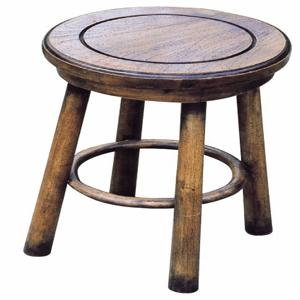
#> input picture data/img/110026_10004312_1.jpg, 300 x 300 px; its folder holds only this picture in this run
$ jupyter execute Preprocessing_image.ipynb   (older library calls are emulated)
#> lines starting #> are read from the running program, lines starting #| are printed output that depends on the picture; after the words box and inside, x2 and y2 are one past the last pixel; in counts of white or black regions, pixels touching at a corner belong together
[cell 1]
import os
import numpy as np
import random
import cv2
from matplotlib import pyplot as plt

[cell 2]
data_img = os.listdir('../data/img')
def get_img():
    return "../data/img/"+random.choice(data_img)

[cell 3]
img = get_img()
plt.imshow(cv2.imread(img))

# Sélection précise des objets dans l'image

[cell 4]
def methode1(img=img):
    #https://docs.opencv.org/master/d3/db4/tutorial_py_watershed.html
#> called with img = '../data/img/110026_10004312_1.jpg'
    img = cv2.imread(img)
#> img is the input picture: shape (300, 300, 3); mean B, G, R 189.9, 192.3, 200
    gray = cv2.cvtColor(img,cv2.COLOR_BGR2GRAY)
    ret, thresh = cv2.threshold(gray,0,255,cv2.THRESH_BINARY_INV+cv2.THRESH_OTSU)
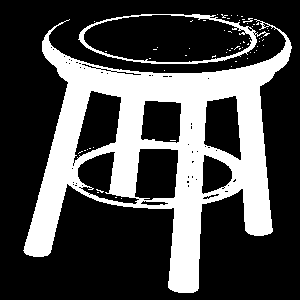
#> thresh: shape (300, 300); 28.9% white; 63 white regions (60 under 20 px), largest, box (x1, y1, x2, y2) and area: (23, 19, 292, 293) 24694, (78, 14, 270, 64) 1119, (243, 18, 253, 23) 21
#> ret = 160
    # noise removal
    kernel = np.ones((3,3),np.uint8)
    opening = cv2.morphologyEx(thresh,cv2.MORPH_OPEN,kernel, iterations = 2)
#> opening: shape (300, 300); 26.2% white; 3 white regions, box (x1, y1, x2, y2) and area: (24, 37, 291, 293) 23535, (79, 34, 84, 40) 30, (136, 203, 141, 208) 25
    # sure background area
    sure_bg = cv2.dilate(opening,kernel,iterations=3)
#> sure_bg: shape (300, 300); 34.4% white; 2 white regions, box (x1, y1, x2, y2) and area: (21, 34, 294, 296) 30815, (76, 31, 87, 43) 132
    # Finding sure foreground area
    dist_transform = cv2.distanceTransform(opening,cv2.DIST_L2,5)
    ret, sure_fg = cv2.threshold(dist_transform,0.7*dist_transform.max(),255,0)
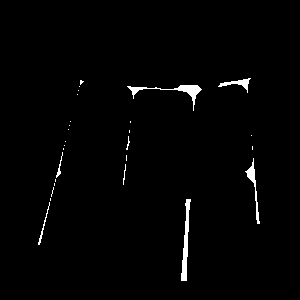
#> sure_fg: shape (300, 300) float32; 1.4% white; 27 white regions (19 under 20 px), largest, box (x1, y1, x2, y2) and area: (181, 199, 191, 281) 358, (127, 85, 202, 111) 338, (245, 158, 260, 224) 208
#> ret = 12.45
    # Finding unknown region
    sure_fg = np.uint8(sure_fg)
    unknown = cv2.subtract(sure_bg,sure_fg)
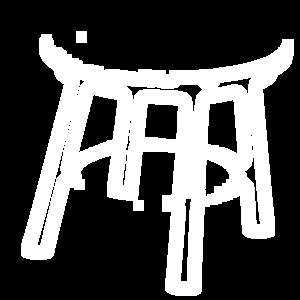
#> unknown: shape (300, 300); 33% white; 2 white regions, box (x1, y1, x2, y2) and area: (21, 34, 294, 296) 29548, (76, 31, 87, 43) 132
    # Marker labelling
    ret, markers = cv2.connectedComponents(sure_fg)
#> markers: shape (300, 300) int32; 28 distinct labels, from 0 to 27
#> ret = 28
    # Add one to all labels so that sure background is not 0, but 1
    markers = markers+1
#> markers: shape (300, 300) int32; 28 distinct labels, from 1 to 28
    # Now, mark the region of unknown with zero
    markers[unknown==255] = 0
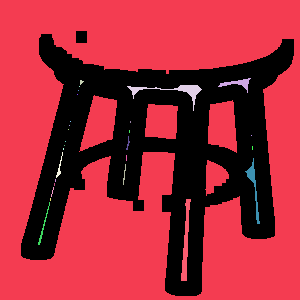
#> markers: shape (300, 300) int32; 29 distinct labels, from 0 to 28; one colour per label, 0 black
    markers = cv2.watershed(img,markers)
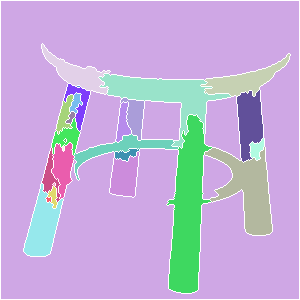
#> markers: shape (300, 300) int32; 29 distinct labels, from -1 to 28; one colour per label, 0 black, -1 white
    img[markers == -1] = [255,0,0]
#> img: shape (300, 300, 3); 4.4% of pixels changed, all inside (x1, y1, x2, y2) = (0, 0, 300, 300)
    plt.imshow(img)

[cell 5]
from skimage.feature import peak_local_max
from skimage.segmentation import watershed
from scipy import ndimage
def methode2(img=img):
    # Load in image, convert to gray scale, and Otsu's threshold
#> called with img = '../data/img/110026_10004312_1.jpg'
    image = cv2.imread(img)
    gray = cv2.cvtColor(image, cv2.COLOR_BGR2GRAY)
    thresh = cv2.threshold(gray, 0, 255, cv2.THRESH_BINARY + cv2.THRESH_OTSU)[1]

    # Compute Euclidean distance from every binary pixel
    # to the nearest zero pixel then find peaks
    distance_map = ndimage.distance_transform_edt(thresh)
    local_max = peak_local_max(distance_map, indices=False, min_distance=20, labels=thresh)
#> local_max: shape (300, 300) bool; 0.02% white in thin lines or dots, all inside (x1, y1, x2, y2) = (20, 20, 280, 280)

    # Perform connected component analysis then apply Watershed
    markers = ndimage.label(local_max, structure=np.ones((3, 3)))[0]
#> markers: shape (300, 300) int32; 19 distinct labels, from 0 to 18
    labels = watershed(-distance_map, markers, mask=thresh)
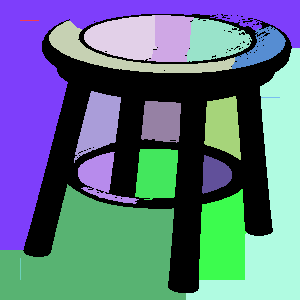
#> labels: shape (300, 300) int32; 19 distinct labels, from 0 to 18; one colour per label, 0 black

    # Iterate through unique labels
    total_area = 0
    for label in np.unique(labels):
        if label == 0:
            continue

        # Create a mask
        mask = np.zeros(gray.shape, dtype="uint8")
        mask[labels == label] = 255

        # Find contours and determine contour area
        cnts = cv2.findContours(mask.copy(), cv2.RETR_EXTERNAL, cv2.CHAIN_APPROX_SIMPLE)
        cnts = cnts[0] if len(cnts) == 2 else cnts[1]
        c = max(cnts, key=cv2.contourArea)
        area = cv2.contourArea(c)
        total_area += area
        cv2.drawContours(image, [c], -1, (36,255,12), 4)
#> this loop made 19 passes
#> (area, total_area) on passes 3, 4, 5, 6, 7, 8, 10, 11, 12, 13, 14, 15: (1549, 1549), (2215.5, 3764.5), (2334.5, 6099), (1916, 8015), (1042.5, 9057.5), (16666.5, 25724), (1384, 27108), (1865.5, 28973.5), (1646.5, 30620), (1826.5, 32446.5), (1224.5, 33671), (755.5, 34426.5)
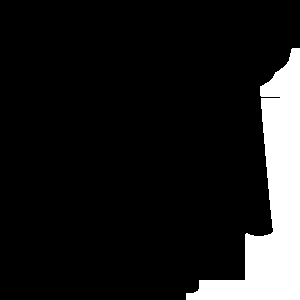
#> mask: shape (300, 300); 11.5% white; 1 white region, box (x1, y1, x2, y2) and area: (186, 48, 300, 300) 10365
#> after the loop, total_area = 61559
    plt.imshow(image)

[cell 6]
def methode3(img=img):
    # Converting the image to grayscale.
#> called with img = '../data/img/110026_10004312_1.jpg'
    frame = cv2.imread(img)
    gray = cv2.cvtColor(frame, cv2.COLOR_BGR2GRAY)

    # Using the Canny filter to get contours
    edges = cv2.Canny(gray, 20, 30)
#> edges: shape (300, 300); 15.3% white in thin lines or dots, all inside (x1, y1, x2, y2) = (17, 6, 293, 297)
    # Using the Canny filter with different parameters
    edges_high_thresh = cv2.Canny(gray, 60, 120)
#> edges_high_thresh: shape (300, 300); 9.9% white in thin lines or dots, all inside (x1, y1, x2, y2) = (23, 6, 292, 294)
    # Stacking the images to print them together
    # For comparison
    images = np.hstack((gray, edges, edges_high_thresh))

    # Display the resulting frame
    plt.imshow(images)

[cell 7]
methode1(img)

[cell 8]
methode2(img)

[cell 9]
methode3(img)

# Extraction des objets dans les images

[cell 10]
image = cv2.imread(img)
original = image.copy()
gray = cv2.cvtColor(image, cv2.COLOR_BGR2GRAY)
blurred = cv2.GaussianBlur(gray, (3, 3), 0)
canny = cv2.Canny(blurred, 120, 255, 1)
kernel = np.ones((5,5),np.uint8)
dilate = cv2.dilate(canny, kernel, iterations=1)
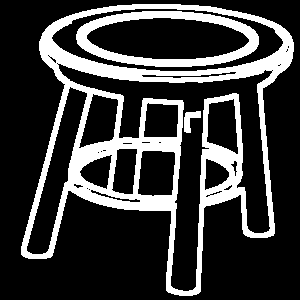
#> dilate: shape (300, 300); 23% white; 3 white regions

# Find contours
cnts = cv2.findContours(dilate, cv2.RETR_EXTERNAL, cv2.CHAIN_APPROX_SIMPLE)
#> cnts = 1 contour; box (x1, y1, x2, y2) and area: (21, 4, 294, 296) 49484
cnts = cnts[0] if len(cnts) == 2 else cnts[1]

# Iterate thorugh contours and filter for ROI
image_number = 0
for c in cnts:
    x,y,w,h = cv2.boundingRect(c)
    cv2.rectangle(image, (x, y), (x + w, y + h), (36,255,12), 2)
    ROI = original[y:y+h, x:x+w]
    #cv2.imwrite("ROI_{}.png".format(image_number), ROI)
    image_number += 1
#> this loop made 1 pass
#> (x, y, w, h, image_number) on pass 1: (21, 4, 273, 292, 1)
#> pass 1, `ROI = original[y:y+h, x:x+w]`:
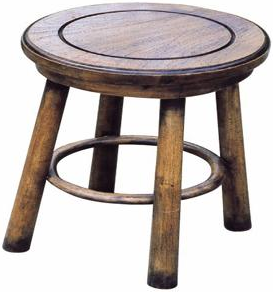
#> ROI: shape (292, 273, 3); mean B, G, R 181.6, 184.3, 193
#> after the loop:
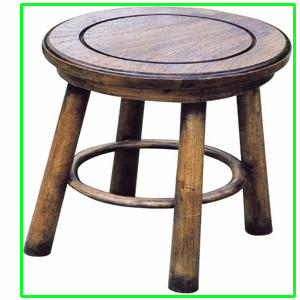
#> image: shape (300, 300, 3); 3.76% of pixels changed, all inside (x1, y1, x2, y2) = (20, 3, 296, 298)
#> after the loop, image_number = 1

plt.imshow(canny)
